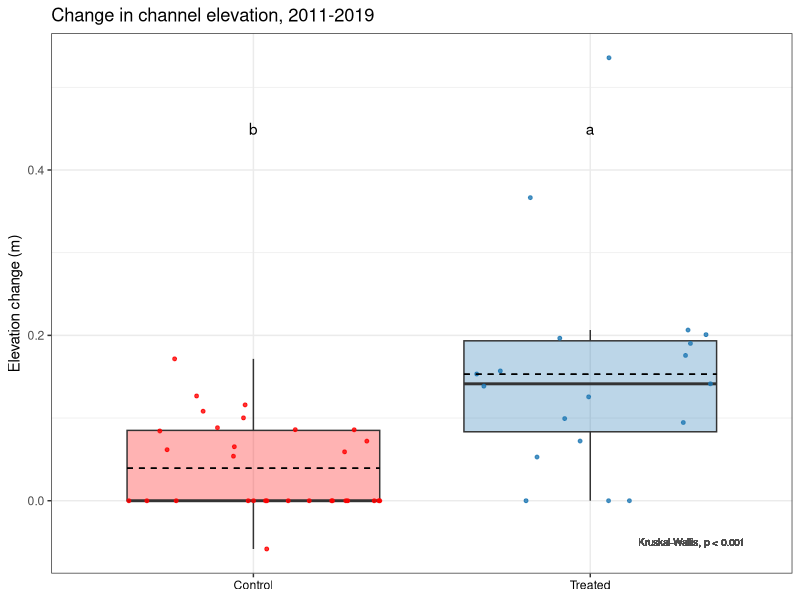
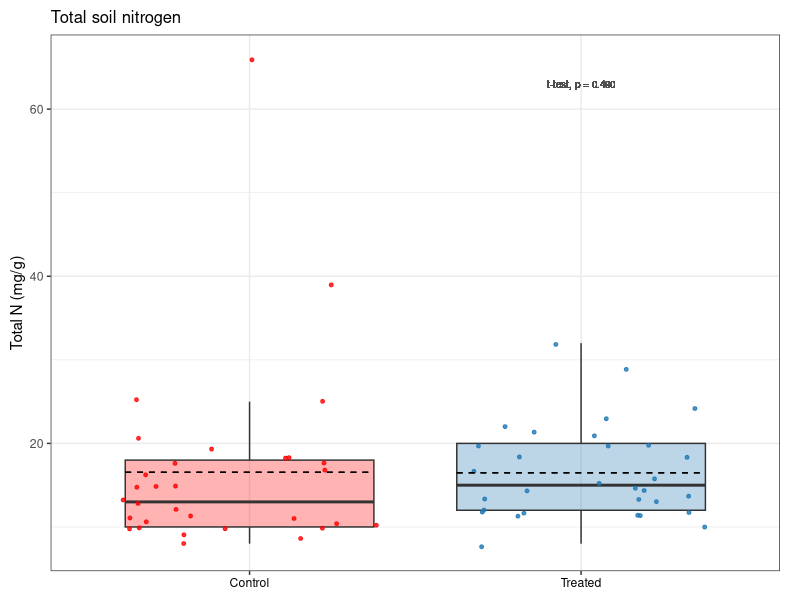
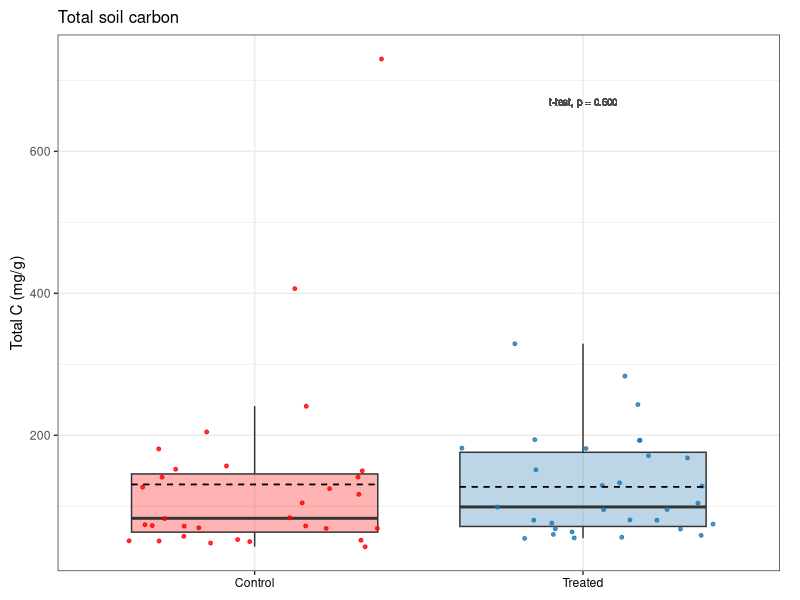
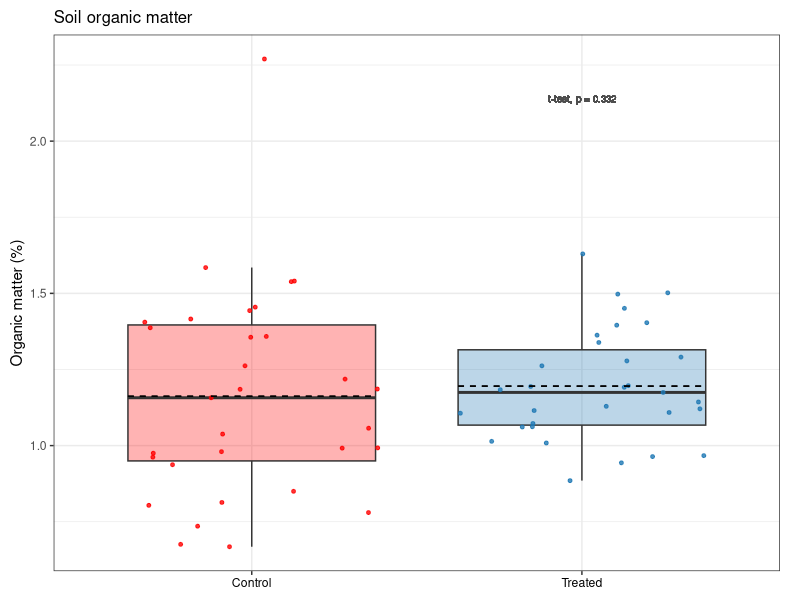
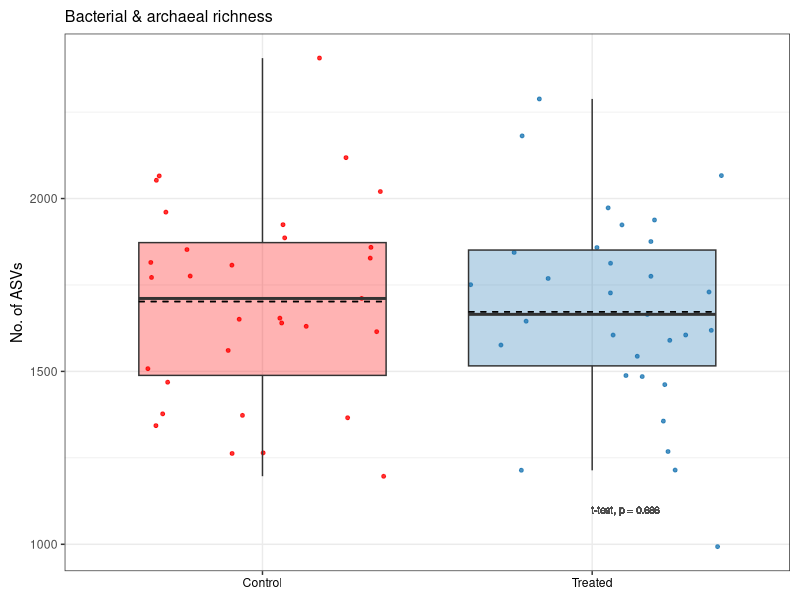
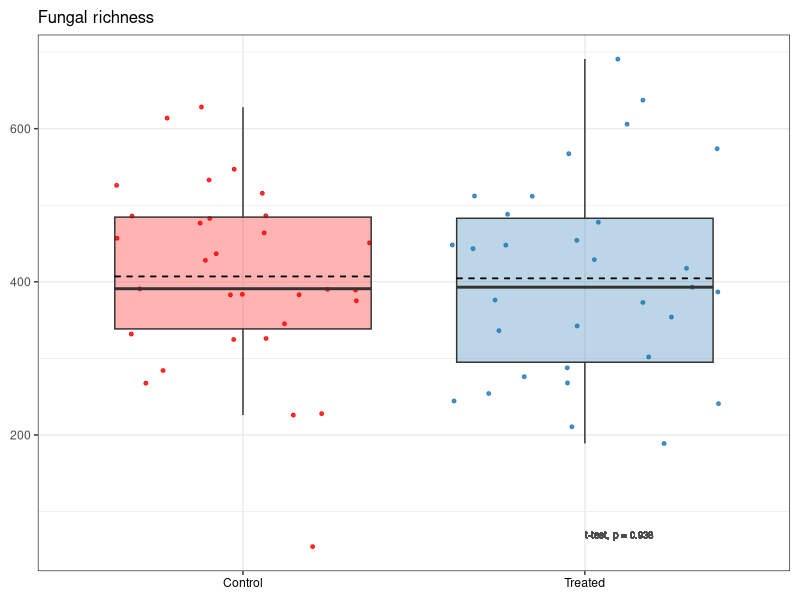
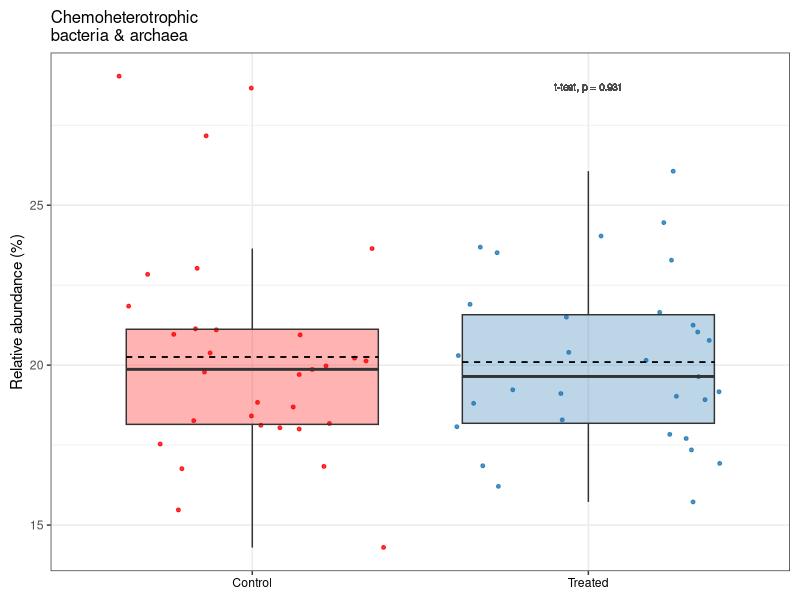
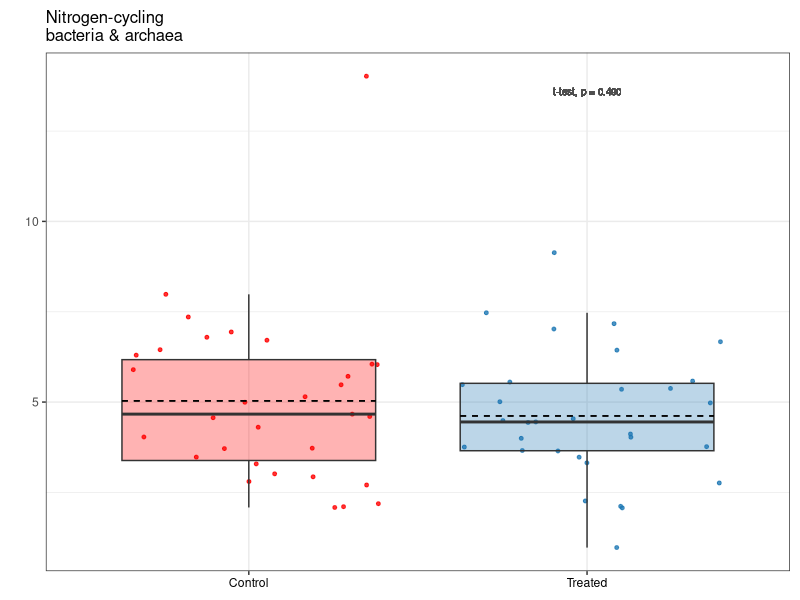

Source code (R) for these figures, in order: (Note: this script raises an error after producing the figures.)
# Purpose: Create 2021 figures for publication, and code for published R Markdown.
#   Main figures: none
#   Supp figures: elevation, TN/TC/OM, barc richness/fungi richness, chet/ncycler/sapro
#   Code: t-test/Wilcox, plot

# Created: 2023-08-28
# Last updated: 2023-08-29

library(tidyverse)
library(ggpubr)

# Load data ---------------------------------------------------------------

dat.2021 <- read.csv("data/publish/Veg-soil-elev_2021.csv")

# Channel elevation change ------------------------------------------------

elev <- dat.2021 |> 
  filter(!is.na(dElev_corrected))

# Kruskal-Wallis
kruskal.test(dElev_corrected ~ Treatment, data = elev) # p-value = 9.793e-05

# Plot
letters <- data.frame(x = c(1, 2),
                      y = c(0.45, 0.45),
                      label = c("b", "a"),
                      Treatment = c("Control", "Treated"))

dElev.corrected.plot <- elev |> 
  ggplot(aes(x = Treatment, y = dElev_corrected)) +
  geom_boxplot(aes(fill = Treatment),
               alpha = 0.3,
               outlier.shape = NA) +
  geom_jitter(aes(color = Treatment),
              size = 1,
              alpha = 0.8) +
  scale_color_manual(values = c("red", "#1F78B4")) +
  scale_fill_manual(values = c("red", "#1F78B4")) +
  labs(title = "Change in channel elevation, 2011-2019",
       x = NULL,
       y = "Elevation change (m)") +
  theme_bw() +
  theme(legend.position = "none") +
  geom_text(data = letters,
            mapping = aes(x = x, y = y, label = label),
            color = "black") +
  theme(axis.text.x = element_text(color = "black")) +
  geom_text(aes(x = 2.3, y = -0.05, label = "Kruskal-Wallis, p < 0.001"),
            color = "gray30",
            size = 2.5) +
  stat_summary(fun = mean, geom = "errorbar", aes(ymax = after_stat(y), ymin = after_stat(y)),
               width = 0.75, linetype = "dashed")
dElev.corrected.plot

tiff("figures/2023-09_publish-figures/Elevation.tiff", width = 6, height = 4, units = "in", res = 300)
dElev.corrected.plot
dev.off()



# Total N -----------------------------------------------------------------

# T-test
t.test(filter(dat.2021, Treatment == "Control")$TN_log,
       filter(dat.2021, Treatment == "Treated")$TN_log) # NS, p = 0.490

# Plot
tn.plot.21 <- dat.2021 |> 
  ggplot(aes(x = Treatment, y = TN_ppt)) +
  geom_boxplot(alpha = 0.3,
               outlier.shape = NA,
               aes(fill = Treatment)) +
  geom_jitter(size = 1,
              alpha = 0.8,
              aes(color = Treatment)) +
  scale_color_manual(values = c("red", "#1F78B4")) +
  scale_fill_manual(values = c("red", "#1F78B4")) +
  labs(title = "Total soil nitrogen",
       x = NULL,
       y = "Total N (mg/g)") +
  theme_bw() +
  theme(legend.position = "none") +
  theme(axis.text.x = element_text(color = "#000000"))  +
  theme(plot.margin = margin(0.1, 0.2, 0.1, 0.1, "in")) +
  geom_text(aes(x = 2, y = 63, label = "t-test, p = 0.490"),
            color = "gray30",
            size = 2.5) +
  stat_summary(fun = mean, geom = "errorbar", aes(ymax = after_stat(y), ymin = after_stat(y)),
               width = 0.75, linetype = "dashed") +
  theme(plot.title = element_text(size = 12))
tn.plot.21


# Total C -----------------------------------------------------------------

# T-test
t.test(filter(dat.2021, Treatment == "Control")$TC_log,
       filter(dat.2021, Treatment == "Treated")$TC_log) # NS, p = 0.500

# Plot
tc.plot.21 <- dat.2021 |> 
  ggplot(aes(x = Treatment, y = TC_ppt)) +
  geom_boxplot(alpha = 0.3,
               outlier.shape = NA,
               aes(fill = Treatment)) +
  geom_jitter(size = 1,
              alpha = 0.8,
              aes(color = Treatment)) +
  scale_color_manual(values = c("red", "#1F78B4")) +
  scale_fill_manual(values = c("red", "#1F78B4")) +
  labs(title = "Total soil carbon",
       x = NULL,
       y = "Total C (mg/g)") +
  theme_bw() +
  theme(legend.position = "none") +
  theme(axis.text.x = element_text(color = "#000000"))  +
  theme(plot.margin = margin(0.1, 0.2, 0.1, 0.1, "in")) +
  geom_text(aes(x = 2, y = 670, label = "t-test, p = 0.500"),
            color = "gray30",
            size = 2.5) +
  stat_summary(fun = mean, geom = "errorbar", aes(ymax = after_stat(y), ymin = after_stat(y)),
               width = 0.75, linetype = "dashed") +
  theme(plot.title = element_text(size = 12))
tc.plot.21



# Organic matter ----------------------------------------------------------

# T-test
t.test(filter(dat.2021, Treatment == "Control")$OM_log,
       filter(dat.2021, Treatment == "Treated")$OM_log) # NS, p = 0.332

# Plot
om.plot.21 <- dat.2021 |> 
  ggplot(aes(x = Treatment, y = OM_perc)) +
  geom_boxplot(alpha = 0.3,
               outlier.shape = NA,
               aes(fill = Treatment)) +
  geom_jitter(size = 1,
              alpha = 0.8,
              aes(color = Treatment)) +
  scale_color_manual(values = c("red", "#1F78B4")) +
  scale_fill_manual(values = c("red", "#1F78B4")) +
  labs(title = "Soil organic matter",
       x = NULL,
       y = "Organic matter (%)") +
  theme_bw() +
  theme(legend.position = "none") +
  theme(axis.text.x = element_text(color = "#000000"))  +
  theme(plot.margin = margin(0.1, 0.2, 0.1, 0.1, "in")) +
  geom_text(aes(x = 2, y = 2.14, label = "t-test, p = 0.332"),
            color = "gray30",
            size = 2.5) +
  stat_summary(fun = mean, geom = "errorbar", aes(ymax = after_stat(y), ymin = after_stat(y)),
               width = 0.75, linetype = "dashed") +
  theme(plot.title = element_text(size = 12))
om.plot.21



# Combine soil chem -------------------------------------------------------

# TN, TC, OM
tiff("figures/2023-09_publish-figures/Soil-chem.tiff", units = "in", height = 4, width = 7, res = 300)
ggarrange(tn.plot.21, tc.plot.21, om.plot.21, 
          ncol = 3, nrow = 1,
          labels = c("(A)", "(B)", "(C)")) 

dev.off()



# Barc richness -----------------------------------------------------------

# T-test
t.test(filter(dat.2021, Treatment == "Control")$barc.richness,
       filter(dat.2021, Treatment == "Treated")$barc.richness) # NS, p = 0.686

# Plot
barc.rich.plot.21 <- dat.2021 |> 
  ggplot(aes(Treatment, barc.richness)) +
  geom_jitter(aes(color = Treatment), 
              alpha = 0.8, 
              size = 1) +
  geom_boxplot(aes(fill = Treatment), 
               alpha = 0.3, 
               outlier.shape = NA) +
  xlab(NULL) +
  ylab("No. of ASVs") +
  ggtitle("Bacterial & archaeal richness") +
  scale_color_manual(values = c("red", "#1F78B4")) +
  scale_fill_manual(values = c("red", "#1F78B4")) +
  theme_bw() +
  theme(legend.position = "none") +
  theme(axis.text.x = element_text(color = "#000000")) +
  geom_text(aes(x = 2.1, y = 1100, label = "t-test, p = 0.686"),
            color = "gray30",
            size = 2.5) +
  theme(plot.margin = margin(0.1, 0.1, 0.1, 0.1, "in")) +
  stat_summary(fun = mean, geom = "errorbar", aes(ymax = after_stat(y), ymin = after_stat(y)),
               width = 0.75, linetype = "dashed") +
  theme(plot.title = element_text(size = 11.5))
barc.rich.plot.21



# Fungi richness ----------------------------------------------------------

# T-test
t.test(filter(dat.2021, Treatment == "Control")$fungi.richness,
       filter(dat.2021, Treatment == "Treated")$fungi.richness) # NS, p = 0.938

# Plot
fungi.rich.plot.21 <- dat.2021 %>% 
  ggplot(aes(Treatment, fungi.richness)) +
  geom_jitter(aes(color = Treatment), 
              alpha = 0.8, 
              size = 1) +
  geom_boxplot(aes(fill = Treatment), 
               alpha = 0.3, 
               outlier.shape = NA) +
  xlab(NULL) +
  ylab(NULL) +
  ggtitle("Fungal richness") +
  scale_color_manual(values = c("red", "#1F78B4")) +
  scale_fill_manual(values = c("red", "#1F78B4")) +
  theme_bw() +
  theme(legend.position = "none") +
  theme(axis.text.x = element_text(color = "#000000")) +
  geom_text(aes(x = 2.1, y = 70, label = "t-test, p = 0.938"),
            color = "gray30",
            size = 2.5) +
  theme(plot.margin = margin(0.1, 0.1, 0.1, 0.1, "in")) +
  stat_summary(fun = mean, geom = "errorbar", aes(ymax = after_stat(y), ymin = after_stat(y)),
               width = 0.75, linetype = "dashed") +
  theme(plot.title = element_text(size = 12))
fungi.rich.plot.21


# Combine soil richness ---------------------------------------------------

tiff("figures/2023-09_publish-figures/Soil-richness.tiff", units = "in", height = 4, width = 5.5, res = 300)
ggarrange(barc.rich.plot.21, fungi.rich.plot.21,
          ncol = 2, nrow = 1,
          labels = c("(A)", "(B)"))

dev.off()


# Chemoheterotrophs -------------------------------------------------------

# T-test
t.test(filter(dat.2021, Treatment == "Control")$chemoheterotrophy_log,
       filter(dat.2021, Treatment == "Treated")$chemoheterotrophy_log) # NS, p = 0.931

# Plot
chemohet.plot.21 <- dat.2021 %>% 
  ggplot(aes(Treatment, chemoheterotrophy_perc)) +
  geom_jitter(aes(color = Treatment), 
              alpha = 0.8, 
              size = 1) +
  geom_boxplot(aes(fill = Treatment), 
               alpha = 0.3, 
               outlier.shape = NA) +
  xlab(NULL) +
  ylab("Relative abundance (%)") +
  ggtitle("Chemoheterotrophic \nbacteria & archaea") +
  scale_color_manual(values = c("red", "#1F78B4")) +
  scale_fill_manual(values = c("red", "#1F78B4")) +
  theme_bw() +
  theme(legend.position = "none") +
  theme(axis.text.x = element_text(color = "#000000")) +
  theme(plot.margin = margin(0.1, 0.1, 0.1, 0.1, "in")) +
  geom_text(aes(x = 2, y = 28.7, label = "t-test, p = 0.931"),
            color = "gray30",
            size = 2.5) +
  stat_summary(fun = mean, geom = "errorbar", aes(ymax = after_stat(y), ymin = after_stat(y)),
               width = 0.75, linetype = "dashed") +
  theme(plot.title = element_text(size = 12))
chemohet.plot.21



# N-cyclers ---------------------------------------------------------------

# T-test
t.test(filter(dat.2021, Treatment == "Control")$n.cycler_log,
       filter(dat.2021, Treatment == "Treated")$n.cycler_log) # NS, p = 0.490

# Plot
ncycler.plot.21 <- dat.2021 %>% 
  ggplot(aes(Treatment, n.cycler_perc)) +
  geom_jitter(aes(color = Treatment), 
              alpha = 0.8, 
              size = 1) +
  geom_boxplot(aes(fill = Treatment), 
               alpha = 0.3, 
               outlier.shape = NA) +
  xlab(NULL) +
  ylab(NULL) +
  ggtitle("Nitrogen-cycling \nbacteria & archaea") +
  scale_color_manual(values = c("red", "#1F78B4")) +
  scale_fill_manual(values = c("red", "#1F78B4")) +
  theme_bw() +
  theme(legend.position = "none") +
  theme(axis.text.x = element_text(color = "#000000")) +
  theme(plot.margin = margin(0.1, 0.1, 0.1, 0.25, "in")) +
  geom_text(aes(x = 2, y = 13.6, label = "t-test, p = 0.490"),
            color = "gray30",
            size = 2.5) +
  stat_summary(fun = mean, geom = "errorbar", aes(ymax = after_stat(y), ymin = after_stat(y)),
               width = 0.75, linetype = "dashed") +
  theme(plot.title = element_text(size = 12))
ncycler.plot.21



# Saprotrophs -------------------------------------------------------------

# T-test
t.test(filter(dat.2021, Treatment == "Control")$saprotroph,
       filter(dat.2021, Treatment == "Treated")$saprotroph) # NS, p = 0.272

# Plot
sapro.plot.21 <- dat.2021 %>% 
  ggplot(aes(Treatment, saprotroph)) +
  geom_jitter(aes(color = Treatment), 
              alpha = 0.8, 
              size = 1) +
  geom_boxplot(aes(fill = Treatment), 
               alpha = 0.3, 
               outlier.shape = NA) +
  xlab(NULL) +
  ylab(NULL) +
  ggtitle("Saprotrophic fungi") +
  scale_color_manual(values = c("red", "#1F78B4")) +
  scale_fill_manual(values = c("red", "#1F78B4")) +
  theme_bw() +
  theme(legend.position = "none") +
  theme(axis.text.x = element_text(color = "#000000")) +
  theme(plot.margin = margin(0.1, 0.1, 0.1, 0.25, "in")) +
  geom_text(aes(x = 2, y = 42, label = "t-test, p = 0.272"),
            color = "gray30",
            size = 2.5) +
  stat_summary(fun = mean, geom = "errorbar", aes(ymax = after_stat(y), ymin = after_stat(y)),
               width = 0.75, linetype = "dashed") +
  theme(plot.title = element_text(size = 12))
sapro.plot.21



# Combine FAPROTAX and FUNGuild -------------------------------------------

tiff("figures/2023-09_publish-figures/Soil-functional.tiff", units = "in", height = 4, width = 7, res = 300)
ggarrange(chemohet.plot.21, ncycler.plot.21, sapro.plot.21, 
          ncol = 3, nrow = 1,
          labels = c("(A)", "(B)", "(C)")) 

dev.off()


save.image("RData/Publish_t-test-2021.RData")
